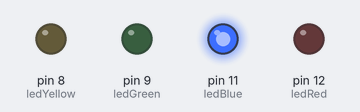
Simulated run of this sketch. Board: Arduino Uno, built with avr-gcc and run on an emulated ATmega328P. On the bench: output pins drawn as LEDs (lit = HIGH).

Above: at 0.02 s.
At 0.77 s:
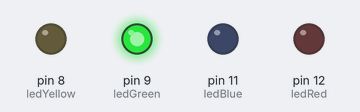
At 1.47 s:
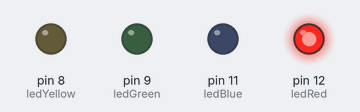
At 2.92 s:
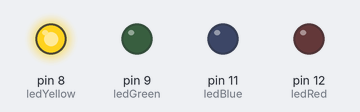
Timing chart, 0 to 3.2 s (numbered marks = the images above):
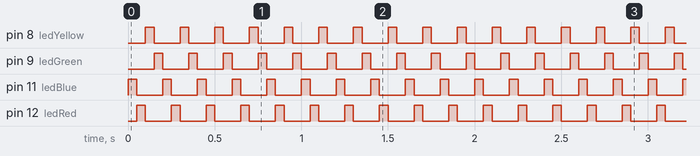

Measured:
- by itself, pin 8 (ledYellow), pin 9 (ledGreen), pin 11 (ledBlue), pin 12 (ledRed): alternates HIGH for 0.05 s and LOW for 0.15 s

The sketch:

Demo_Lab_1.ino
```cpp
int ledBlue = 11;
int ledRed = 12;
int ledYellow = 8;
int ledGreen = 9;

void setup() {
  pinMode(ledBlue, OUTPUT);
  pinMode(ledRed, OUTPUT);
  pinMode(ledYellow, OUTPUT);
  pinMode(ledGreen, OUTPUT);
}

void loop() {
  digitalWrite(ledBlue, HIGH);
  delay(50);
  digitalWrite(ledBlue, LOW);

  digitalWrite(ledRed, HIGH);
  delay(50);
  digitalWrite(ledRed, LOW);

  digitalWrite(ledYellow, HIGH);
  delay(50);
  digitalWrite(ledYellow, LOW);

  digitalWrite(ledGreen, HIGH);
  delay(50);
  digitalWrite(ledGreen, LOW);

}
```
